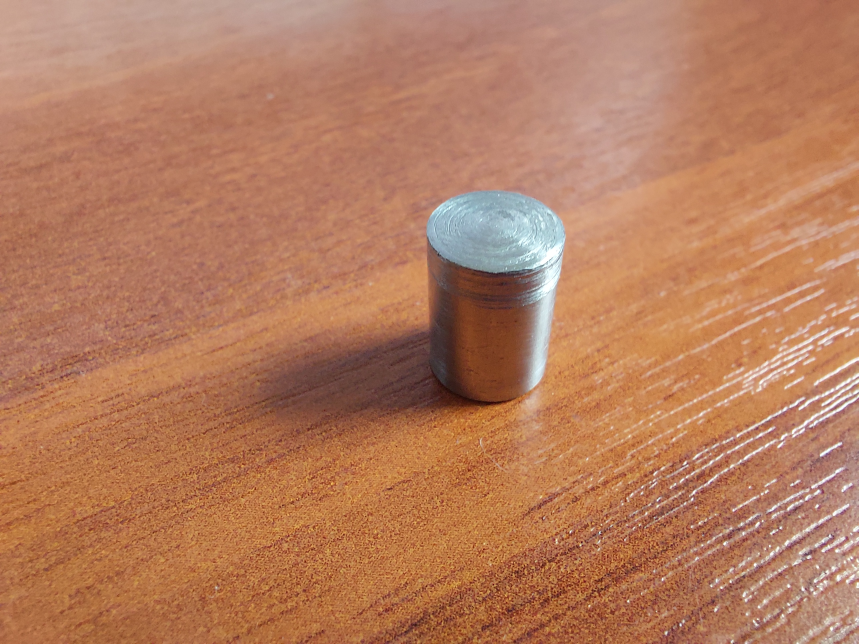
#> input picture ai/dataset/tablet/20250821_161145.jpg, 2576 x 1932 px (shown at 1/3 size); its folder holds only this picture in this run
$ python -i main.py   (imports and definitions only)
#> lines starting #> are read from the running program, lines starting #| are printed output that depends on the picture; after the words box and inside, x2 and y2 are one past the last pixel; in counts of white or black regions, pixels touching at a corner belong together
#> further down, picture is the input picture: shape (1932, 2576, 3); mean B, G, R 94.2, 124.7, 181.3
import cv2
import tkinter as tk
from PIL import Image, ImageTk
import numpy as np

# Глобальные переменные
cap = None
running = False

def detect_defect(frame):
    gray = cv2.cvtColor(frame, cv2.COLOR_BGR2GRAY)
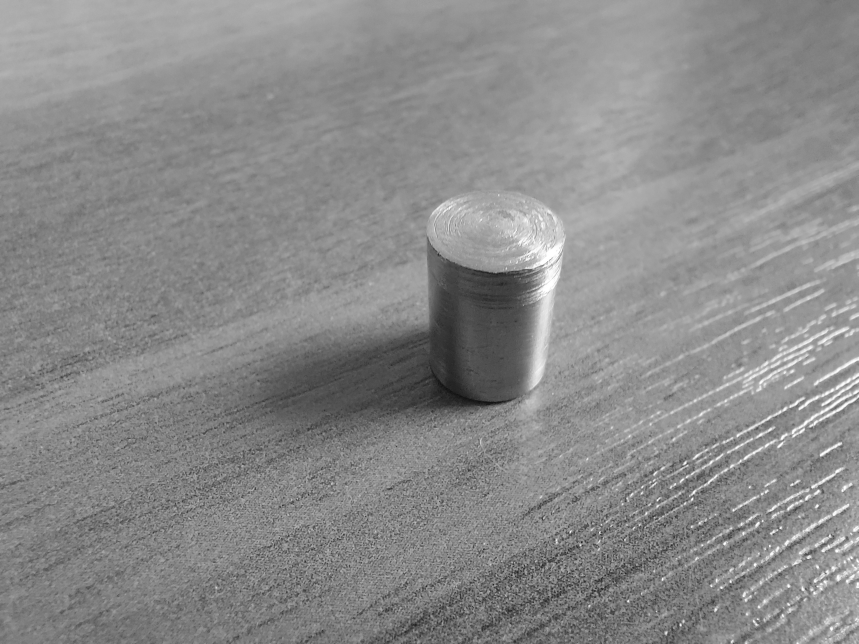
#> gray: shape (1932, 2576) (shown at 1/3 size); min 7, max 255, mean 138.2
    blurred = cv2.GaussianBlur(gray, (5, 5), 0)
    _, thresh = cv2.threshold(blurred, 70, 255, cv2.THRESH_BINARY_INV)
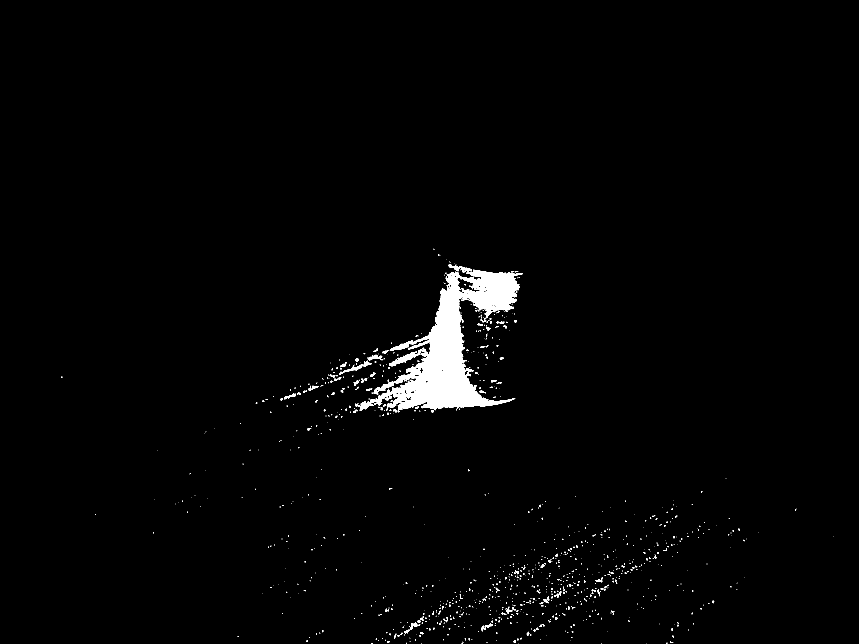
#> thresh: shape (1932, 2576) (shown at 1/3 size); 1.7% white; 1022 white regions (883 under 20 px)
    contours, _ = cv2.findContours(thresh, cv2.RETR_EXTERNAL, cv2.CHAIN_APPROX_SIMPLE)
#> contours = 1022 contours, 939 with area under 20; largest, box (x1, y1, x2, y2) and area: (1121, 809, 1569, 1231) 67052, (1167, 1047, 1265, 1099) 1164, (1065, 1197, 1128, 1233) 708, (1018, 1082, 1109, 1124) 586, (1346, 793, 1416, 818) 498

    has_defect = False
    for cnt in contours:
        area = cv2.contourArea(cnt)
        if 100 < area < 2000:
            x, y, w, h = cv2.boundingRect(cnt)
            cv2.rectangle(frame, (x, y), (x + w, y + h), (0, 0, 255), 2)
            has_defect = True
#> this loop made 1022 passes
#> (area, x, y, w, h) on passes 88, 97, 191, 818, 827, 847, 912, 925, 939, 1016: (131, 1452, 1870, 27, 20), (178, 1230, 1867, 23, 22), (108, 1518, 1825, 19, 16), (707.5, 1065, 1197, 63, 36), (170, 852, 1180, 36, 18), (133.5, 926, 1157, 30, 16), (586.5, 1018, 1082, 91, 42), (273, 1103, 1064, 44, 17), (1163.5, 1167, 1047, 98, 52), (498, 1346, 793, 70, 25)
#> area on passes 14, 16, 43, 49, 53, 59: 25, 32.5, 31.5, 25, 39, 77

    return frame, has_defect

def update_frame():
    global running, cap
    if running and cap is not None:
        ret, frame = cap.read()
        if not ret:
            return

        frame = cv2.flip(frame, 1)
        processed_frame, defect = detect_defect(frame)

        img = cv2.cvtColor(processed_frame, cv2.COLOR_BGR2RGB)
        img = Image.fromarray(img)
        imgtk = ImageTk.PhotoImage(image=img)
        video_label.imgtk = imgtk
        video_label.configure(image=imgtk)

        if defect:
            status_label.config(text="⚠️ Дефект обнаружен!", fg="red")
        else:
            status_label.config(text="✅ Дефектов не обнаружено", fg="green")

        root.after(30, update_frame)

def start_camera():
    global cap, running
    if not running:
        cap = cv2.VideoCapture(0)
        running = True
        update_frame()
        status_label.config(text="Камера запущена", fg="black")

def stop_camera():
    global cap, running
    if running:
        running = False
        if cap is not None:
            cap.release()
            cap = None
        status_label.config(text="Камера остановлена", fg="gray")
        video_label.config(image="")

# GUI
# [3 lines not run here, left out]

# [1 line that did not run here, left out]
# [1 line not run here, left out]

# [1 line that did not run here, left out]
# [1 line not run here, left out]

# [1 line that did not run here, left out]
# [1 line not run here, left out]

# [1 line that did not run here, left out]
# [1 line not run here, left out]

# [1 line that did not run here, left out]
# [8 lines not run here, left out]

>>> import cv2
>>> picture = cv2.imread('ai/dataset/tablet/20250821_161145.jpg')
>>> result = detect_defect(picture)
